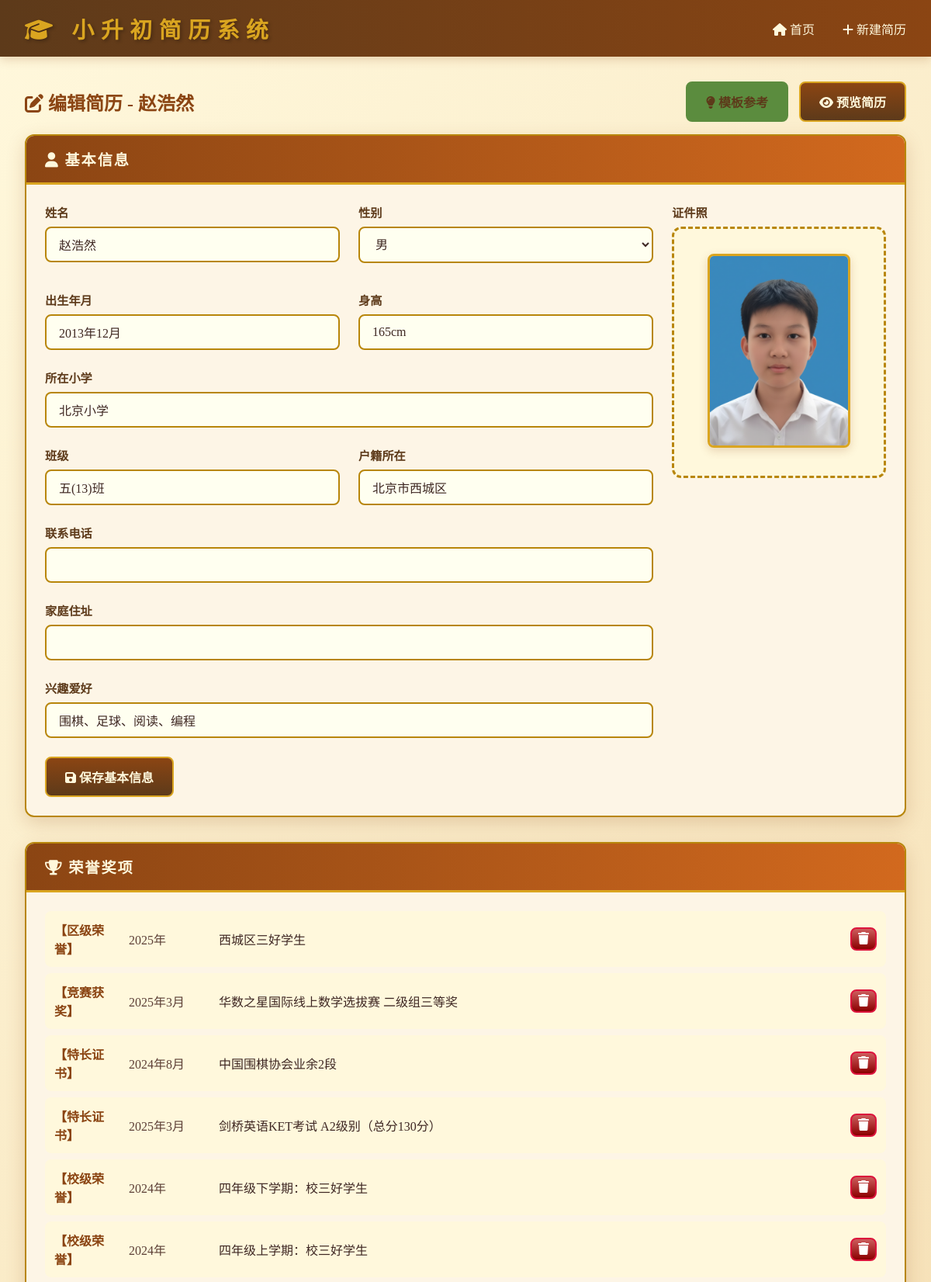
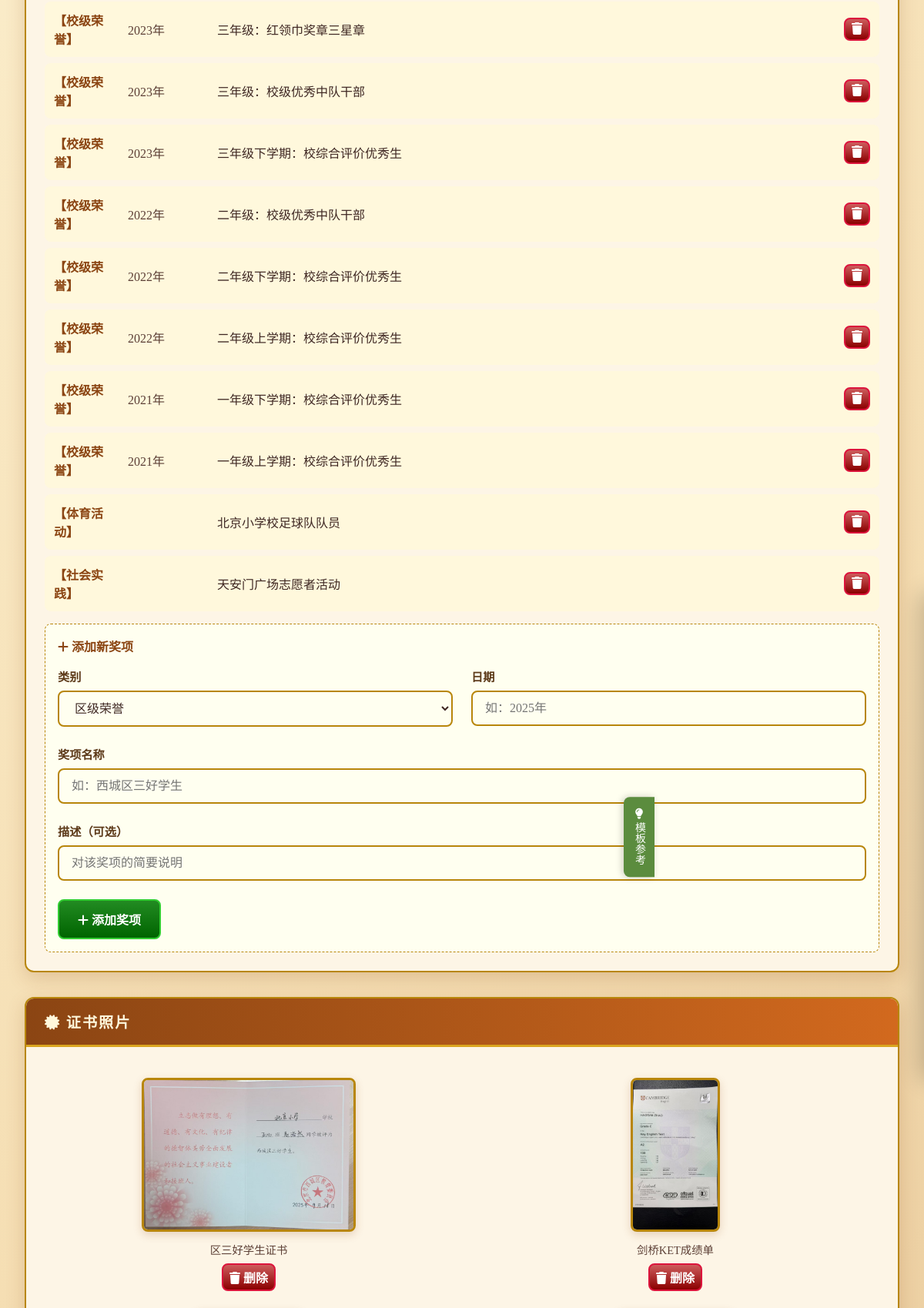
Screenshot of /edit/1 (upper part) with the database file from the repository (2 pictures, top to bottom).
### app.py (models this page shows)
class Student(db.Model):
    id = db.Column(db.Integer, primary_key=True)
    name = db.Column(db.String(50), nullable=False)
    gender = db.Column(db.String(10), default='男')
    birth_date = db.Column(db.String(20))
    height = db.Column(db.String(10))
    school = db.Column(db.String(100))
    class_name = db.Column(db.String(50))
    district = db.Column(db.String(100))
    address = db.Column(db.String(200))
    phone = db.Column(db.String(20))
    hobbies = db.Column(db.String(200))
    photo = db.Column(db.String(200))  # 人像照片路径
    self_intro = db.Column(db.Text)
    parent_message = db.Column(db.Text)
    teacher_comment = db.Column(db.Text)
    created_at = db.Column(db.DateTime, default=datetime.utcnow)
    updated_at = db.Column(db.DateTime, default=datetime.utcnow, onupdate=datetime.utcnow)
    awards = db.relationship('Award', backref='student', lazy=True, cascade='all, delete-orphan')
    certificates = db.relationship('Certificate', backref='student', lazy=True, cascade='all, delete-orphan')

class Award(db.Model):
    id = db.Column(db.Integer, primary_key=True)
    student_id = db.Column(db.Integer, db.ForeignKey('student.id'), nullable=False)
    category = db.Column(db.String(50))  # 区级/校级/竞赛
    title = db.Column(db.String(200), nullable=False)
    date = db.Column(db.String(20))
    description = db.Column(db.Text)
    order = db.Column(db.Integer, default=0)

class Certificate(db.Model):
    id = db.Column(db.Integer, primary_key=True)
    student_id = db.Column(db.Integer, db.ForeignKey('student.id'), nullable=False)
    name = db.Column(db.String(100), nullable=False)
    image_path = db.Column(db.String(200))
    category = db.Column(db.String(50))  # 奖状/证书/活动照片
    order = db.Column(db.Integer, default=0)

### app.py (the view, shortened to what this page needs)
@app.route('/edit/<int:student_id>', methods=['GET', 'POST'])
def edit_resume(student_id):
    student = Student.query.get_or_404(student_id)
    return render_template('edit.html', student=student)

### app.py (called while the page is built)
@app.context_processor
def utility_processor():
    return {'now': datetime.now}

### templates/edit.html (shortened to what this page needs)
{% extends "base.html" %}
{% block content %}
<div class="template-ref" id="templateRef">
    <div class="template-ref-toggle" onclick="toggleTemplateRef()">
        <i class="fas fa-lightbulb"></i> 模板参考
    </div>
</div>
<div style="display: flex; justify-content: space-between; align-items: center; margin-bottom: 1rem;">
    <h2 style="color: var(--primary-brown);">
        <i class="fas fa-edit"></i> 编辑简历 - {{ student.name }}
    </h2>
    <div>
        <button onclick="toggleTemplateRef()" class="btn btn-secondary" style="margin-right: 10px; background: #5B8C3E; border-color: #5B8C3E;">
            <i class="fas fa-lightbulb"></i> 模板参考
        </button>
        <a href="{{ url_for('preview_resume', student_id=student.id) }}" class="btn btn-primary">
            <i class="fas fa-eye"></i> 预览简历
        </a>
    </div>
</div>
<div class="card">
    <div class="card-header">
        <i class="fas fa-user"></i> 基本信息
    </div>
    <div class="card-body">
        <form action="{{ url_for('edit_resume', student_id=student.id) }}" method="POST" enctype="multipart/form-data">
            <div class="row">
                <div class="col">
                    <div class="row">
                        <div class="col-2">
                            <div class="form-group">
                                <label>姓名</label>
                                <input type="text" name="name" class="form-control" value="{{ student.name or '' }}" required>
                            </div>
                        </div>
                        <div class="col-2">
                            <div class="form-group">
                                <label>性别</label>
                                <select name="gender" class="form-control">
                                    <option value="男" {{ 'selected' if student.gender == '男' }}>男</option>
                                </select>
                            </div>
                        </div>
                    </div>
                    <div class="row">
                        <div class="col-2">
                            <div class="form-group">
                                <label>出生年月</label>
                                <input type="text" name="birth_date" class="form-control" value="{{ student.birth_date or '' }}">
                            </div>
                        </div>
                        <div class="col-2">
                            <div class="form-group">
                                <label>身高</label>
                                <input type="text" name="height" class="form-control" value="{{ student.height or '' }}">
                            </div>
                        </div>
                    </div>
                    <div class="form-group">
                        <label>所在小学</label>
                        <input type="text" name="school" class="form-control" value="{{ student.school or '' }}">
                    </div>
                    <div class="row">
                        <div class="col-2">
                            <div class="form-group">
                                <label>班级</label>
                                <input type="text" name="class_name" class="form-control" value="{{ student.class_name or '' }}">
                            </div>
                        </div>
                        <div class="col-2">
                            <div class="form-group">
                                <label>户籍所在</label>
                                <input type="text" name="district" class="form-control" value="{{ student.district or '' }}">
                            </div>
                        </div>
                    </div>
                    <div class="form-group">
                        <label>联系电话</label>
                        <input type="text" name="phone" class="form-control" value="{{ student.phone or '' }}">
                    </div>
                    <div class="form-group">
                        <label>家庭住址</label>
                        <input type="text" name="address" class="form-control" value="{{ student.address or '' }}">
                    </div>
                    <div class="form-group">
                        <label>兴趣爱好</label>
                        <input type="text" name="hobbies" class="form-control" value="{{ student.hobbies or '' }}">
                    </div>
                </div>
                <div class="col" style="max-width: 250px;">
                    <div class="form-group">
                        <label>证件照</label>
                        <div class="photo-upload" onclick="document.getElementById('photo-input').click()">
                            {% if student.photo %}
                            <img id="photo-preview" src="{{ url_for('static', filename=student.photo) }}">
                            {% else %}
                            <img id="photo-preview" style="display: none;">
                            <div class="placeholder" id="photo-placeholder">
                                <i class="fas fa-cloud-upload-alt"></i>
                                点击上传照片
                            </div>
                            {% endif %}
                        </div>
                    </div>
                </div>
            </div>
            <button type="submit" class="btn btn-primary">
                <i class="fas fa-save"></i> 保存基本信息
            </button>
        </form>
    </div>
</div>
<div class="card">
    <div class="card-header">
        <i class="fas fa-trophy"></i> 荣誉奖项
    </div>
    <div class="card-body">
        <div id="awards-list">
            {% for award in student.awards %}
            <div class="award-row" data-id="{{ award.id }}" style="display: flex; gap: 1rem; align-items: center; padding: 0.75rem; background: var(--cream); border-radius: 8px; margin-bottom: 0.5rem;">
                <span style="flex: 0 0 80px; color: var(--primary-brown); font-weight: 600;">【{{ award.category }}】</span>
                <span style="flex: 0 0 100px; color: var(--text-light);">{{ award.date }}</span>
                <span style="flex: 1;">{{ award.title }}</span>
                <button type="button" class="btn btn-danger" style="padding: 0.25rem 0.5rem;" onclick="deleteAward({{ award.id }})">
                    <i class="fas fa-trash"></i>
                </button>
            </div>
            {% endfor %}
        </div>
        <div style="margin-top: 1rem; padding: 1rem; background: var(--ivory); border-radius: 8px; border: 1px dashed var(--border-gold);">
            <h4 style="color: var(--primary-brown); margin-bottom: 1rem;"><i class="fas fa-plus"></i> 添加新奖项</h4>
            <div class="row">
                <div class="col-2">
                    <div class="form-group">
                        <label>类别</label>
                        <select id="award-category" class="form-control">
                            <option value="区级荣誉">区级荣誉</option>
                        </select>
                    </div>
                </div>
                <div class="col-2">
                    <div class="form-group">
                        <label>日期</label>
                        <input type="text" id="award-date" class="form-control" placeholder="如：2025年">
                    </div>
                </div>
            </div>
            <div class="form-group">
                <label>奖项名称</label>
                <input type="text" id="award-title" class="form-control" placeholder="如：西城区三好学生">
            </div>
            <div class="form-group">
                <label>描述（可选）</label>
                <input type="text" id="award-desc" class="form-control" placeholder="对该奖项的简要说明">
            </div>
            <button type="button" class="btn btn-success" onclick="addAward()">
                <i class="fas fa-plus"></i> 添加奖项
            </button>
        </div>
    </div>
</div>
<div class="card">
    <div class="card-header">
        <i class="fas fa-certificate"></i> 证书照片
    </div>
    <div class="card-body">
        <div id="certificates-grid" class="certificate-grid">
            {% for cert in student.certificates %}
            <div class="certificate-item" data-id="{{ cert.id }}">
                <img src="{{ url_for('static', filename=cert.image_path) }}" alt="{{ cert.name }}">
                <div class="cert-name">{{ cert.name }}</div>
                <button type="button" class="btn btn-danger" style="margin-top: 0.5rem; padding: 0.25rem 0.5rem;" onclick="deleteCertificate({{ cert.id }})">
                    <i class="fas fa-trash"></i> 删除
                </button>
            </div>
            {% endfor %}
        </div>
    </div>
</div>
{% endblock %}

### static/css/style.css (style rules this page uses)
:root { --primary-brown: #8B4513; --dark-brown: #5D3A1A; --light-brown: #D2691E; --gold: #DAA520; --cream: #FFF8DC; --ivory: #FFFFF0; --beige: #F5F5DC; --warm-white: #FDF5E6; --text-dark: #3E2723; --text-light: #5D4037; --border-gold: #B8860B; --shadow: rgba(139, 69, 19, 0.2); }
* { margin: 0; padding: 0; box-sizing: border-box; }
body { font-family: 'Noto Serif SC', 'SimSun', serif; background: linear-gradient(135deg, #FFF8DC 0%, #F5DEB3 50%, #DEB887 100%); min-height: 100vh; color: var(--text-dark); }
.card { background: var(--warm-white); border-radius: 12px; box-shadow: 0 8px 24px var(--shadow); border: 2px solid var(--border-gold); margin-bottom: 2rem; overflow: hidden; }
.card-header { background: linear-gradient(to right, var(--primary-brown), var(--light-brown)); color: var(--cream); padding: 1rem 1.5rem; font-size: 1.2rem; font-weight: 600; letter-spacing: 0.1em; border-bottom: 3px solid var(--gold); }
.card-body { padding: 1.5rem; }
.form-group { margin-bottom: 1.5rem; }
.form-group label { display: block; color: var(--dark-brown); font-weight: 600; margin-bottom: 0.5rem; font-size: 0.95rem; }
.form-control { width: 100%; padding: 0.75rem 1rem; border: 2px solid var(--border-gold); border-radius: 8px; font-size: 1rem; font-family: inherit; background: var(--ivory); color: var(--text-dark); transition: all 0.3s; }
.btn { display: inline-block; padding: 0.75rem 1.5rem; border: none; border-radius: 8px; font-size: 1rem; font-weight: 600; cursor: pointer; transition: all 0.3s; text-decoration: none; font-family: inherit; }
.btn-primary { background: linear-gradient(to bottom, var(--primary-brown), var(--dark-brown)); color: var(--cream); border: 2px solid var(--gold); }
.btn-secondary { background: var(--beige); color: var(--dark-brown); border: 2px solid var(--border-gold); }
.btn-success { background: linear-gradient(to bottom, #228B22, #006400); color: white; border: 2px solid #32CD32; }
.btn-danger { background: linear-gradient(to bottom, #CD5C5C, #8B0000); color: white; border: 2px solid #DC143C; }
.row { display: flex; flex-wrap: wrap; margin: -0.75rem; }
.col { flex: 1; padding: 0.75rem; min-width: 300px; }
.col-2 { flex: 0 0 50%; padding: 0.75rem; }
.photo-upload { border: 3px dashed var(--border-gold); border-radius: 12px; padding: 2rem; text-align: center; background: var(--cream); cursor: pointer; transition: all 0.3s; }
.photo-upload img { max-width: 200px; max-height: 250px; border-radius: 8px; border: 3px solid var(--gold); box-shadow: 0 4px 12px var(--shadow); }
.certificate-grid { display: grid; grid-template-columns: repeat(2, 1fr); gap: 1.5rem; margin: 1rem 0; }
.certificate-item { text-align: center; }
.certificate-item img { max-width: 100%; max-height: 200px; border: 3px solid var(--border-gold); border-radius: 8px; box-shadow: 0 4px 12px var(--shadow); }
.certificate-item .cert-name { margin-top: 0.5rem; color: var(--text-light); font-size: 0.9rem; }
.card, .resume-item { animation: fadeIn 0.5s ease-out; }

### templates/edit.html (style rules this page uses)
.template-ref { position: fixed; right: 0; top: 50%; transform: translateY(-50%); z-index: 1000; }
.template-ref-toggle { position: absolute; right: 100%; top: 50%; transform: translateY(-50%); background: #5B8C3E; color: white; padding: 15px 10px; border-radius: 8px 0 0 8px; cursor: pointer; writing-mode: vertical-rl; font-size: 14px; box-shadow: -2px 0 10px rgba(0,0,0,0.2); }

### rows the page displays
Student: name "赵浩然", birth_date "2013年12月", height "165cm", school "北京小学", class_name "五(13)班", district "北京市西城区", hobbies "围棋、足球、阅读、编程", photo (picture)
Award: category "区级荣誉", date "2025年", title "西城区三好学生"
Award: category "竞赛获奖", date "2025年3月", title "华数之星国际线上数学选拔赛 二级组三等奖"
Award: category "特长证书", date "2024年8月", title "中国围棋协会业余2段"
Award: category "特长证书", date "2025年3月", title "剑桥英语KET考试 A2级别（总分130分）"
Award: category "校级荣誉", date "2024年", title "四年级下学期：校三好学生"
Award: category "校级荣誉", date "2024年", title "四年级上学期：校三好学生"
Award: category "校级荣誉", date "2023年", title "三年级：红领巾奖章三星章"
Award: category "校级荣誉", date "2023年", title "三年级：校级优秀中队干部"
Award: category "校级荣誉", date "2023年", title "三年级下学期：校综合评价优秀生"
Award: category "校级荣誉", date "2022年", title "二年级：校级优秀中队干部"
Award: category "校级荣誉", date "2022年", title "二年级下学期：校综合评价优秀生"
Award: category "校级荣誉", date "2022年", title "二年级上学期：校综合评价优秀生"
Award: category "校级荣誉", date "2021年", title "一年级下学期：校综合评价优秀生"
Award: category "校级荣誉", date "2021年", title "一年级上学期：校综合评价优秀生"
Award: category "体育活动", title "北京小学校足球队队员"
Award: category "社会实践", title "天安门广场志愿者活动"
Certificate: image_path (picture), name "区三好学生证书"
Certificate: image_path (picture), name "剑桥KET成绩单"
